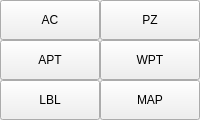
           <widget class="QWidget" name="guibuttons">
            <property name="sizePolicy">
             <sizepolicy hsizetype="Preferred" vsizetype="Preferred">
              <horstretch>0</horstretch>
              <verstretch>0</verstretch>
             </sizepolicy>
            </property>
            <property name="minimumSize">
             <size>
              <width>80</width>
              <height>120</height>
             </size>
            </property>
            <attribute name="title">
             <string>界面</string>
            </attribute>
            <layout class="QGridLayout" name="gridLayout_2">
             <property name="sizeConstraint">
              <enum>QLayout::SetDefaultConstraint</enum>
             </property>
             <property name="leftMargin">
              <number>0</number>
             </property>
             <property name="topMargin">
              <number>0</number>
             </property>
             <property name="rightMargin">
              <number>0</number>
             </property>
             <property name="bottomMargin">
              <number>0</number>
             </property>
             <property name="spacing">
              <number>0</number>
             </property>
             <item row="0" column="0">
              <widget class="QToolButton" name="showac">
               <property name="sizePolicy">
                <sizepolicy hsizetype="MinimumExpanding" vsizetype="MinimumExpanding">
                 <horstretch>0</horstretch>
                 <verstretch>0</verstretch>
                </sizepolicy>
               </property>
               <property name="minimumSize">
                <size>
                 <width>40</width>
                 <height>40</height>
                </size>
               </property>
               <property name="focusPolicy">
                <enum>Qt::NoFocus</enum>
               </property>
               <property name="toolTip">
                <string>显示或隐藏航空器</string>
               </property>
               <property name="text">
                <string>AC</string>
               </property>
               <property name="toolButtonStyle">
                <enum>Qt::ToolButtonTextUnderIcon</enum>
               </property>
              </widget>
             </item>
             <item row="0" column="1">
              <widget class="QToolButton" name="showpz">
               <property name="sizePolicy">
                <sizepolicy hsizetype="Expanding" vsizetype="Expanding">
                 <horstretch>0</horstretch>
                 <verstretch>0</verstretch>
                </sizepolicy>
               </property>
               <property name="minimumSize">
                <size>
                 <width>40</width>
                 <height>40</height>
                </size>
               </property>
               <property name="focusPolicy">
                <enum>Qt::NoFocus</enum>
               </property>
               <property name="toolTip">
                <string>显示或隐藏保护区</string>
               </property>
               <property name="text">
                <string>PZ</string>
               </property>
               <property name="toolButtonStyle">
                <enum>Qt::ToolButtonTextUnderIcon</enum>
               </property>
              </widget>
             </item>
             <item row="1" column="0">
              <widget class="QToolButton" name="showapt">
               <property name="sizePolicy">
                <sizepolicy hsizetype="Expanding" vsizetype="Expanding">
                 <horstretch>0</horstretch>
                 <verstretch>0</verstretch>
                </sizepolicy>
               </property>
               <property name="minimumSize">
                <size>
                 <width>40</width>
                 <height>40</height>
                </size>
               </property>
               <property name="focusPolicy">
                <enum>Qt::NoFocus</enum>
               </property>
               <property name="toolTip">
                <string>显示机场（全部/大型/关闭）</string>
               </property>
               <property name="text">
                <string>APT</string>
               </property>
               <property name="toolButtonStyle">
                <enum>Qt::ToolButtonTextUnderIcon</enum>
               </property>
              </widget>
             </item>
             <item row="1" column="1">
              <widget class="QToolButton" name="showwpt">
               <property name="sizePolicy">
                <sizepolicy hsizetype="Expanding" vsizetype="Expanding">
                 <horstretch>0</horstretch>
                 <verstretch>0</verstretch>
                </sizepolicy>
               </property>
               <property name="minimumSize">
                <size>
                 <width>40</width>
                 <height>40</height>
                </size>
               </property>
               <property name="focusPolicy">
                <enum>Qt::NoFocus</enum>
               </property>
               <property name="toolTip">
                <string>显示航路点（全部/导航点/关闭）</string>
               </property>
               <property name="text">
                <string>WPT</string>
               </property>
               <property name="toolButtonStyle">
                <enum>Qt::ToolButtonTextUnderIcon</enum>
               </property>
              </widget>
             </item>
             <item row="2" column="0">
              <widget class="QToolButton" name="showlabels">
               <property name="sizePolicy">
                <sizepolicy hsizetype="Expanding" vsizetype="Expanding">
                 <horstretch>0</horstretch>
                 <verstretch>0</verstretch>
                </sizepolicy>
               </property>
               <property name="minimumSize">
                <size>
                 <width>40</width>
                 <height>40</height>
                </size>
               </property>
               <property name="focusPolicy">
                <enum>Qt::NoFocus</enum>
               </property>
               <property name="toolTip">
                <string>显示或隐藏标签</string>
               </property>
               <property name="text">
                <string>LBL</string>
               </property>
               <property name="toolButtonStyle">
                <enum>Qt::ToolButtonTextUnderIcon</enum>
               </property>
              </widget>
             </item>
             <item row="2" column="1">
              <widget class="QToolButton" name="showmap">
               <property name="sizePolicy">
                <sizepolicy hsizetype="Expanding" vsizetype="Expanding">
                 <horstretch>0</horstretch>
                 <verstretch>0</verstretch>
                </sizepolicy>
               </property>
               <property name="minimumSize">
                <size>
                 <width>40</width>
                 <height>40</height>
                </size>
               </property>
               <property name="focusPolicy">
                <enum>Qt::NoFocus</enum>
               </property>
               <property name="toolTip">
                <string>切换卫星底图</string>
               </property>
               <property name="text">
                <string>MAP</string>
               </property>
               <property name="toolButtonStyle">
                <enum>Qt::ToolButtonTextUnderIcon</enum>
               </property>
              </widget>
             </item>
            </layout>
           </widget>
